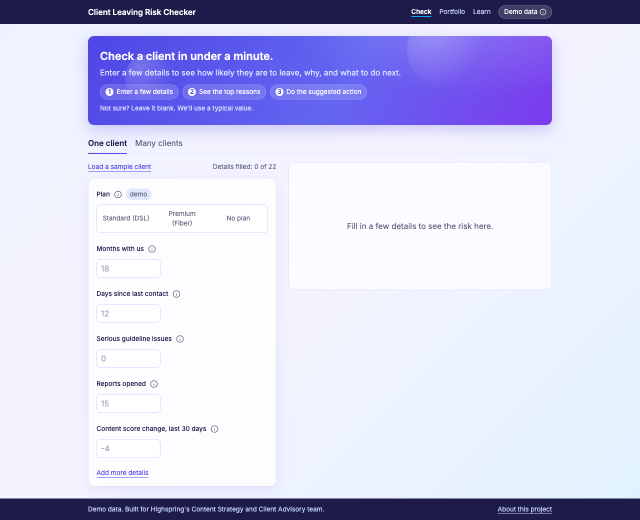
#> input picture churn_system/docs/screenshots/colour-check-empty.png, 1280 x 1040 px (shown at 1/2 size); its folder holds 8 pictures in this run
$ python review_screenshots.py
#> lines starting #> are read from the running program, lines starting #| are printed output that depends on the picture
"""Pixel-level review of the colour-update screenshots (detection-based).

Instead of guessing fixed regions, each check scans the whole image for a
colour family:
- deep indigo header/footer pixels (#1E1B4B +- tolerance)
- hero gradient pixels (#4F46E5..#7C3AED family)
- risk strip colour on result shots
- the four segment identity colours on the portfolio shot
- dark text ink present (page not blank)
"""
from PIL import Image
import os

SHOTS = os.path.normpath(os.path.join(os.path.dirname(__file__), "..", "docs", "screenshots"))

def count_near(img, targets, tol=28, step=3):
    """Fraction of sampled pixels within tol of any target colour."""
    img = img.convert("RGB")
    w, h = img.size
    px = img.load()
    hits = total = 0
    for y in range(0, h, step):
        for x in range(0, w, step):
            total += 1
            p = px[x, y]
            for t in targets:
                if all(abs(p[i] - t[i]) <= tol for i in range(3)):
                    hits += 1
                    break
    return hits / total

DEEP = [(30, 27, 75)]                      # #1E1B4B header/footer
HERO = [(79, 70, 229), (99, 102, 241), (124, 58, 237)]  # indigo -> violet
LOW_STRIP = [(21, 128, 61)]
HIGH_STRIP = [(185, 28, 28)]
TILES = {
    "rose": (225, 29, 72),
    "amber": (180, 83, 9),
    "teal": (15, 118, 110),
    "slate": (71, 85, 105),
}

def review(name, expect_hero=False, expect_strip=None, expect_tiles=False):
#> called with name = 'colour-check-empty.png', expect_hero = True, expect_tiles = False
    img = Image.open(os.path.join(SHOTS, name))
#> img is the input picture: PIL image 1280x1040 RGB; mean R, G, B 207.3, 207.6, 236.9
    w, h = img.size
#> w = 1280; h = 1040
    issues = []

    deep = count_near(img, DEEP, tol=20)
#> after the loop in count_near, `for y in range(0, h, step):`: hits = 12177; total = 148169
#> deep = 0.0822
    if deep < 0.01:
        issues.append(f"deep indigo header/footer not found ({deep:.3%})")

    rgb = img.convert("RGB")
    px = rgb.load()
    dark = sum(1 for y in range(0, h, 3) for x in range(0, w, 3) if sum(px[x, y]) < 240)
#> dark = 12456
    if dark == 0:
        issues.append("no dark text pixels (page looks blank)")

    if expect_hero:
        hero = count_near(img, HERO, tol=45)
#> hero = 0.118
        if hero < 0.005:
            issues.append(f"hero gradient not found ({hero:.3%})")

    if expect_strip:
        strip = count_near(img, expect_strip, tol=45)
        if strip < 0.0005:
            issues.append(f"risk strip colour not found ({strip:.4%})")

    if expect_tiles:
        missing = [
            k for k, c in TILES.items() if count_near(img.crop((0, 0, w, min(700, h))), [c], tol=60) < 0.0005
        ]
        if missing:
            issues.append(f"tile identity colours missing: {missing}")

    print(f"[{'OK   ' if not issues else 'ISSUE'}] {name} ({w}x{h})  deep={deep:.2%}")
#| [OK   ] colour-check-empty.png (1280x1040)  deep=8.22%
    for i in issues:
        print(f"   - {i}")
    return not issues

results = [
    review("colour-check-empty.png", expect_hero=True),
    review("colour-check-low.png", expect_hero=True, expect_strip=LOW_STRIP),
    review("colour-check-high.png", expect_hero=True, expect_strip=HIGH_STRIP),
    review("colour-portfolio.png", expect_tiles=True),
    review("colour-learn.png"),
    review("colour-check-mobile.png", expect_hero=True),
]
#> call 2 of review, with name = 'colour-check-low.png', expect_hero = True, expect_tiles = False
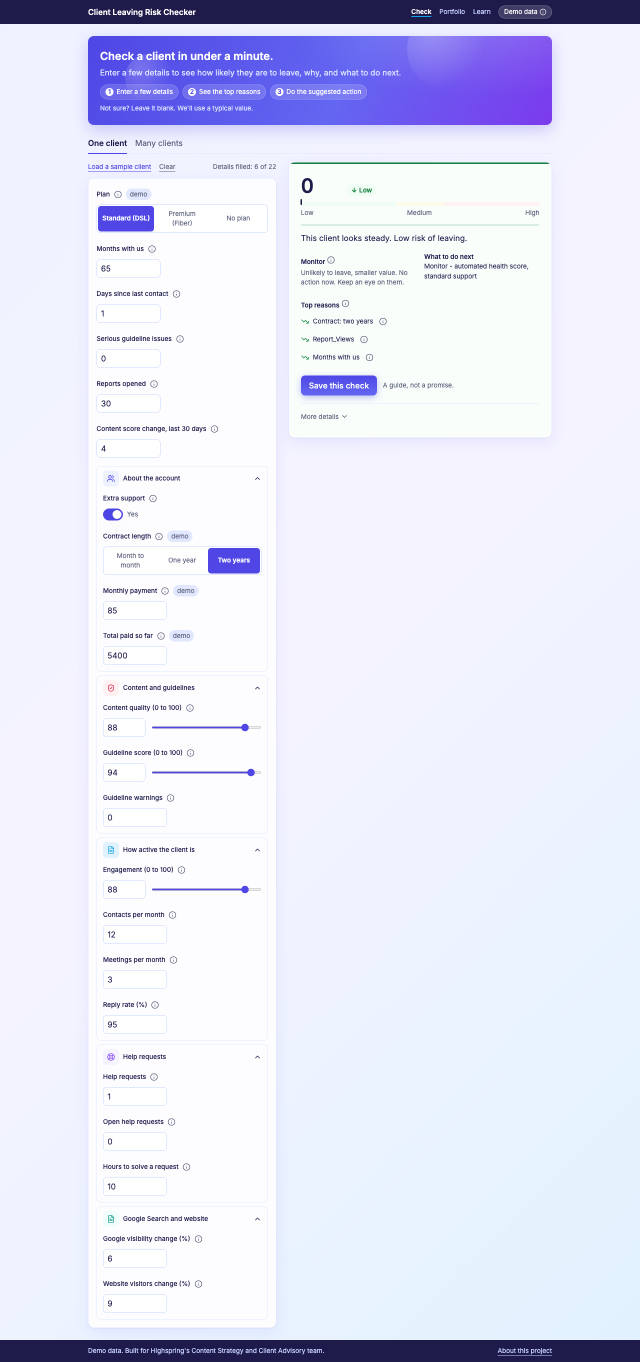
#> input picture churn_system/docs/screenshots/colour-check-low.png, 1280 x 2723 px (shown at 1/2 size)
#> in review, img is the input picture: PIL image 1280x2723 RGB; mean R, G, B 227.2, 229.3, 246.4
#> in review (call 2), `deep = count_near(img, DEEP, tol=20)`: deep = 0.0339
#> in review (call 2), `dark = sum(1 for y in range(0, h, 3) for x in range(0, w, 3) if sum(px..`: dark = 13789
#> in review (call 2), `hero = count_near(img, HERO, tol=45)`: hero = 0.0502
#> in review (call 2), `strip = count_near(img, expect_strip, tol=45)`: strip = 0.000526
#| [OK   ] colour-check-low.png (1280x2723)  deep=3.39%
#> call 3 of review, with name = 'colour-check-high.png', expect_hero = True, expect_tiles = False
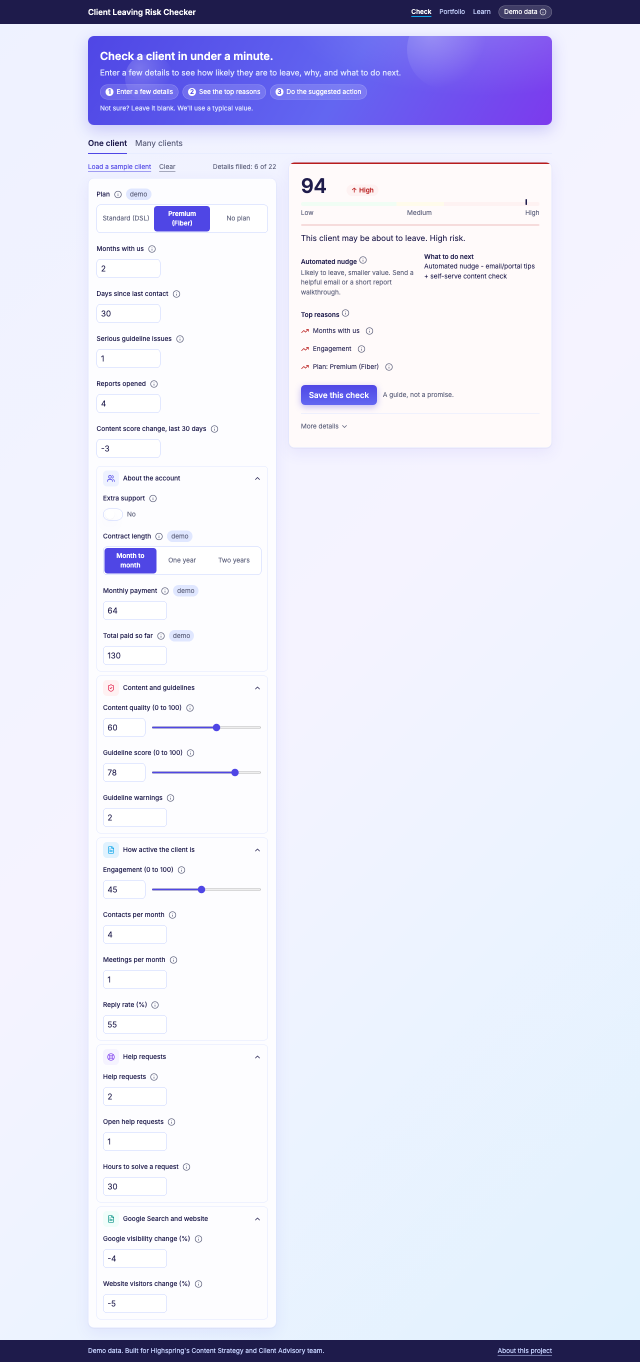
#> input picture churn_system/docs/screenshots/colour-check-high.png, 1280 x 2723 px (shown at 1/2 size)
#> in review, img is the input picture: PIL image 1280x2723 RGB; mean R, G, B 227.8, 228.9, 246.3
#> in review (call 3), `deep = count_near(img, DEEP, tol=20)`: deep = 0.034
#> in review (call 3), `dark = sum(1 for y in range(0, h, 3) for x in range(0, w, 3) if sum(px..`: dark = 13615
#> in review (call 3), `hero = count_near(img, HERO, tol=45)`: hero = 0.0498
#> in review (call 3), `strip = count_near(img, expect_strip, tol=45)`: strip = 0.000511
#| [OK   ] colour-check-high.png (1280x2723)  deep=3.40%
#> call 4 of review, with name = 'colour-portfolio.png', expect_hero = False, expect_tiles = True
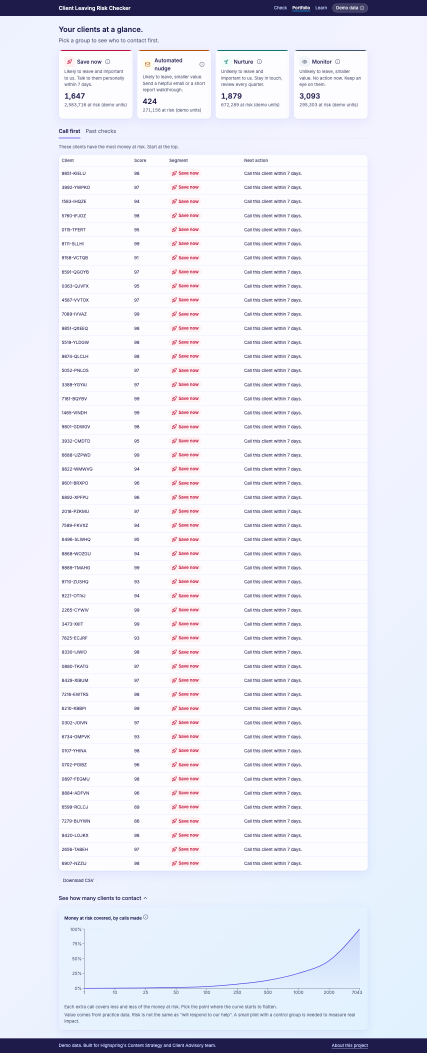
#> input picture churn_system/docs/screenshots/colour-portfolio.png, 1280 x 3158 px (shown at 1/3 size)
#> in review, img is the input picture: PIL image 1280x3158 RGB; mean R, G, B 235.5, 236.7, 245.9
#> in review (call 4), `deep = count_near(img, DEEP, tol=20)`: deep = 0.0319
#> in review (call 4), `dark = sum(1 for y in range(0, h, 3) for x in range(0, w, 3) if sum(px..`: dark = 14982
#> in count_near (call 10), `img = img.convert("RGB")`:
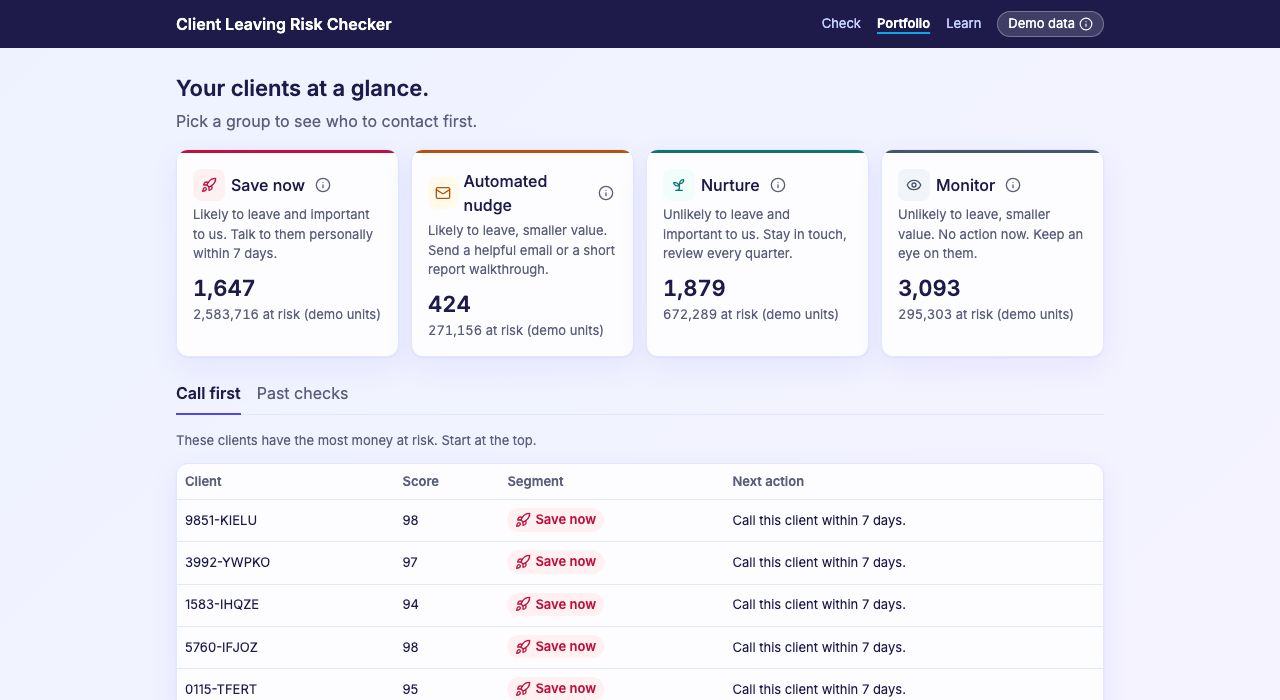
#> img: PIL image 1280x700 RGB; mean R, G, B 227, 227, 238.4
#> after the loop in count_near (call 10), `for y in range(0, h, step):`: hits = 195; total = 99918
#> in review (call 4), `missing = [ k for k, c in TILES.items() if count_near(img.crop((0, 0, ..`: missing = []
#| [OK   ] colour-portfolio.png (1280x3158)  deep=3.19%
#> (the run stopped early here; a loop or call above may not have finished)
